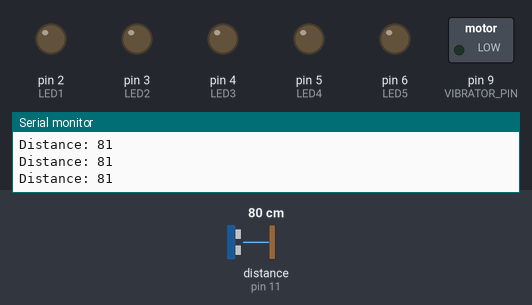
A sketch run on a simulated Arduino Uno, built with avr-gcc and run on an emulated ATmega328P. Shown: switched loads named in the sketch (green lamp = pin HIGH), output pins drawn as LEDs (lit = HIGH), the last lines printed to the serial monitor. The inputs (shaded band) are chosen by the test bench; at power-on: distance to the obstacle (sensor on pin 11) 80 cm. The echo pulse lasts 58.3 µs per cm.

Above: at 1.2 s.
1.3 s: distance to the obstacle (sensor on pin 11) set to 65 cm
2.8 s: distance to the obstacle (sensor on pin 11) set to 54 cm
At 4.1 s:
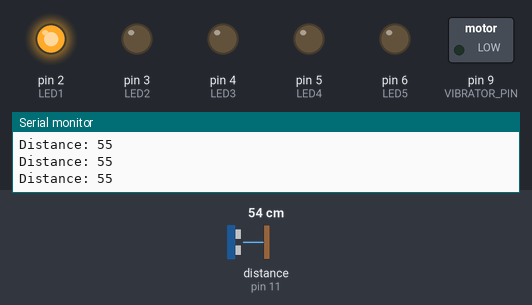
4.4 s: distance to the obstacle (sensor on pin 11) set to 47 cm
At 5.3 s:
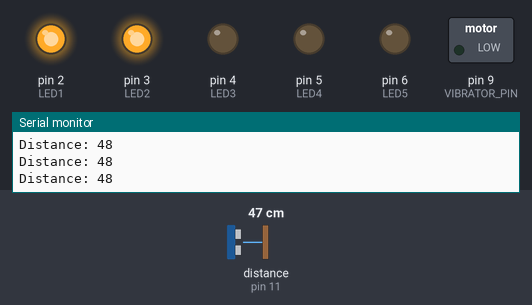
6.1 s: distance to the obstacle (sensor on pin 11) set to 37 cm
At 7.4 s:
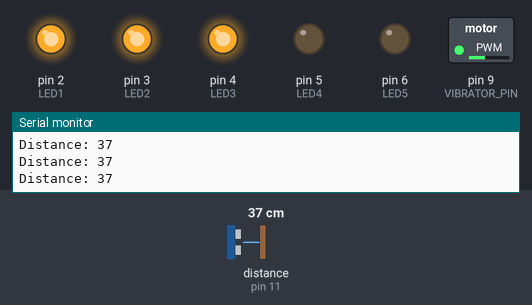
7.7 s: distance to the obstacle (sensor on pin 11) set to 2 cm
At 9.0 s:
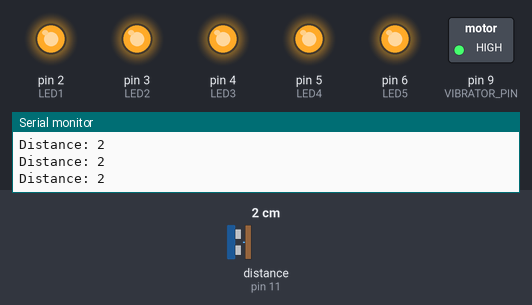
9.3 s: distance to the obstacle (sensor on pin 11) set to 35 cm
At 9.7 s:
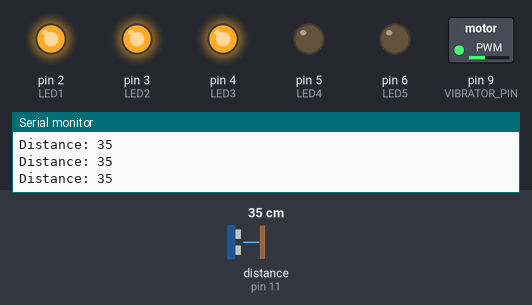
Timing chart, 0 to 11.9 s (numbered marks = the images above; inputs shaded):
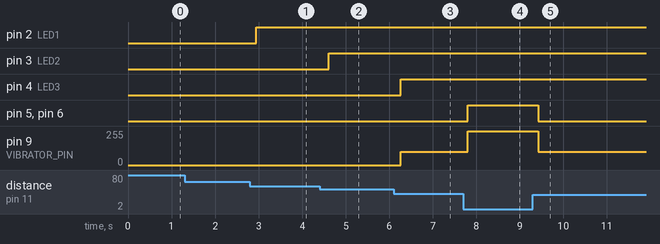

The sketch:

Ultrasonic_Distance_Indicator.ino
```cpp
#include <NewPing.h>

#define TRIGGER_PIN 10
#define ECHO_PIN 11

#define LED1 2
#define LED2 3
#define LED3 4
#define LED4 5
#define LED5 6
#define VIBRATOR_PIN 9

NewPing sonar(TRIGGER_PIN, ECHO_PIN);
int distance = 0;

void setup() {
  pinMode(LED1, OUTPUT);
  pinMode(LED2, OUTPUT);
  pinMode(LED3, OUTPUT);
  pinMode(LED4, OUTPUT);
  pinMode(LED5, OUTPUT);
  pinMode(VIBRATOR_PIN, OUTPUT);

  Serial.begin(9600);
}

void loop() {
  Serial.print("Distance: ");
  distance = sonar.ping_cm();
  Serial.println(distance);
  delay(100);

  if (distance == 0) {
    // Sensor reading error, do nothing
    return;
  }

  if ((distance <= 60) && (distance > 50)) {
    digitalWrite(LED1, HIGH);
    digitalWrite(LED2, LOW);
    digitalWrite(LED3, LOW);
    digitalWrite(LED4, LOW);
    digitalWrite(LED5, LOW);
    analogWrite(VIBRATOR_PIN, 0); // No vibration
  }
  else if ((distance <= 50) && (distance > 40)) {
    digitalWrite(LED1, HIGH);
    digitalWrite(LED2, HIGH);
    digitalWrite(LED3, LOW);
    digitalWrite(LED4, LOW);
    digitalWrite(LED5, LOW);
    analogWrite(VIBRATOR_PIN, 0); // No vibration
  }
  else if ((distance <= 40) && (distance > 30)) {
    digitalWrite(LED1, HIGH);
    digitalWrite(LED2, HIGH);
    digitalWrite(LED3, HIGH);
    digitalWrite(LED4, LOW);
    digitalWrite(LED5, LOW);
    analogWrite(VIBRATOR_PIN, 100); // Low intensity vibration
  }
  else if ((distance <= 30) && (distance > 20)) {
    digitalWrite(LED1, HIGH);
    digitalWrite(LED2, HIGH);
    digitalWrite(LED3, HIGH);
    digitalWrite(LED4, HIGH);
    digitalWrite(LED5, LOW);
    analogWrite(VIBRATOR_PIN, 200); // Medium intensity vibration
  }
  else if (distance <= 20) {
    digitalWrite(LED1, HIGH);
    digitalWrite(LED2, HIGH);
    digitalWrite(LED3, HIGH);
    digitalWrite(LED4, HIGH);
    digitalWrite(LED5, HIGH);
    analogWrite(VIBRATOR_PIN, 255); // Maximum intensity vibration
  }
  else {
    digitalWrite(LED1, LOW);
    digitalWrite(LED2, LOW);
    digitalWrite(LED3, LOW);
    digitalWrite(LED4, LOW);
    digitalWrite(LED5, LOW);
    analogWrite(VIBRATOR_PIN, 0); // No vibration
  }
}
```

Measured:
- the behaviour switches between 60 and 59 cm on distance to the obstacle (sensor on pin 11) (found by bisection; images 0 and 1)
- the behaviour switches between 50 and 49 cm on distance to the obstacle (sensor on pin 11) (found by bisection; images 1 and 2)
- the behaviour switches between 41 and 40 cm on distance to the obstacle (sensor on pin 11) (found by bisection; images 2 and 3)
- after the input at 2.8 s, pin 2 (LED1): LOW → HIGH after 0.14 s
- after the input at 4.4 s, pin 3 (LED2): LOW → HIGH after 0.21 s
- after the input at 6.1 s, pin 4 (LED3): LOW → HIGH after 0.16 s; pin 9 (VIBRATOR_PIN): 0/255 → 100/255 after 0.16 s
- after the input at 7.7 s, pin 5 (LED4), pin 6 (LED5): LOW → HIGH after 0.11 s; pin 9 (VIBRATOR_PIN): 100/255 → 255/255 after 0.11 s
- after the input at 9.3 s, pin 5 (LED4), pin 6 (LED5): HIGH → LOW after 0.13 s; pin 9 (VIBRATOR_PIN): 255/255 → 100/255 after 0.13 s
